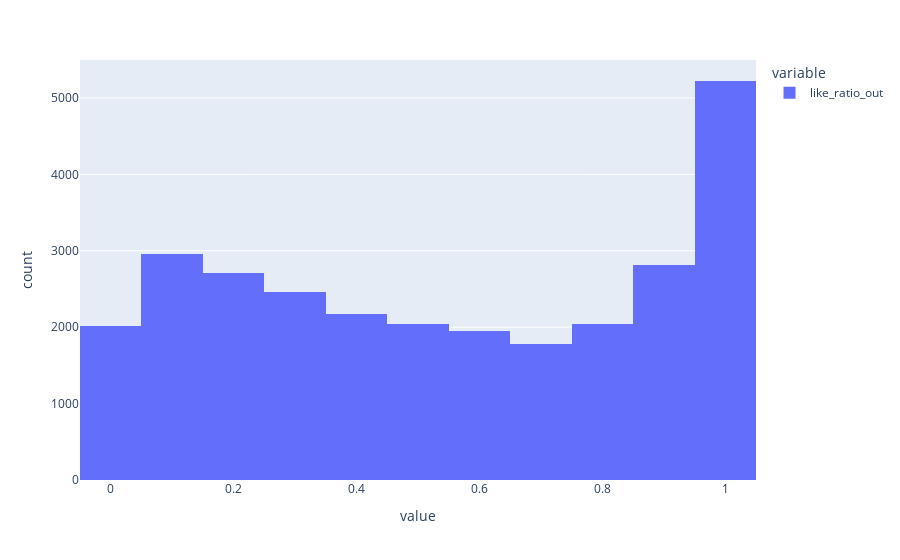

Notebook source saved alongside this figure:
### Code cell
px.histogram(df_res[df_res.gender=='M'].like_ratio_out, nbins=20)

### Figure 1 — Plotly figure (JSON) as saved in the notebook; plotly's stock layout.template omitted (floating-point values rounded to 4 significant figures; data arrays with more than 128 entries replaced by an {"elided": "..."} marker saying what was removed)
{"data": [{"bingroup": "x", "hovertemplate": "variable=like_ratio_out<br>value=%{x}<br>count=%{y}<extra></extra>", "legendgroup": "like_ratio_out", "marker": {"color": "#636efa", "pattern": {"shape": ""}}, "name": "like_ratio_out", "nbinsx": 20, "orientation": "v", "showlegend": true, "type": "histogram", "x": {"elided": "28173 float values"}, "xaxis": "x", "yaxis": "y"}], "layout": {"barmode": "relative", "legend": {"title": {"text": "variable"}, "tracegroupgap": 0}, "margin": {"t": 60}, "xaxis": {"anchor": "y", "domain": [0, 1], "title": {"text": "value"}}, "yaxis": {"anchor": "x", "domain": [0, 1], "title": {"text": "count"}}}}
